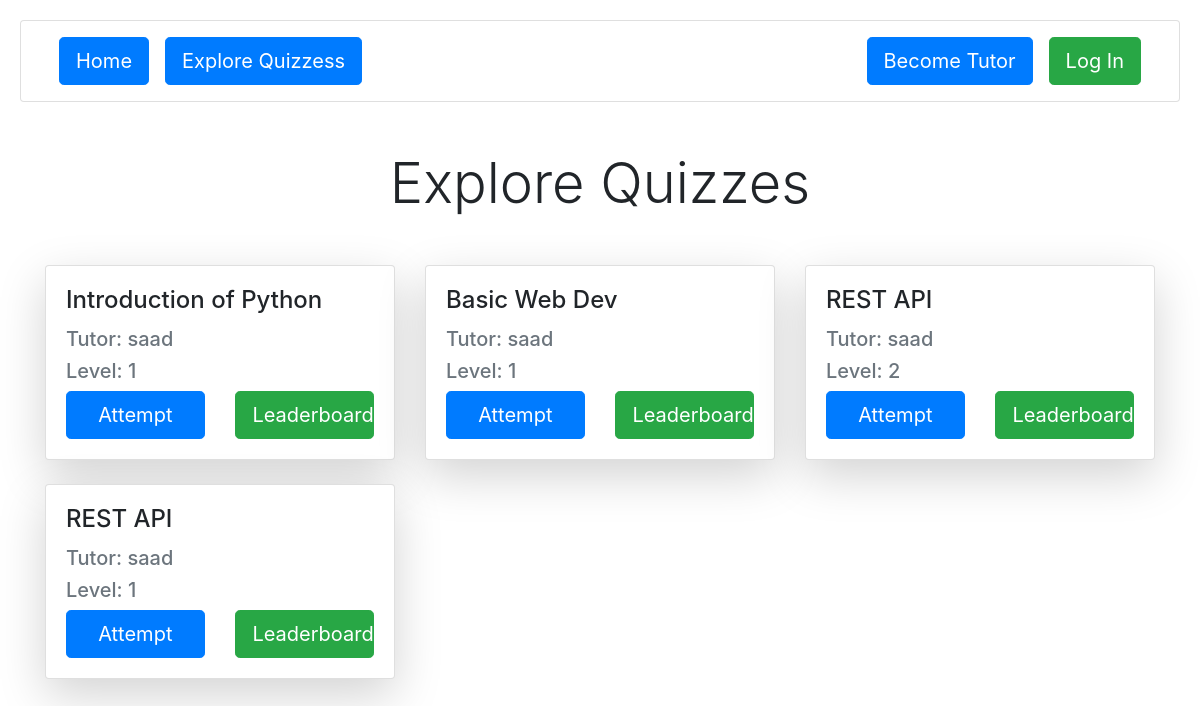
The app's page /learn/, older data.
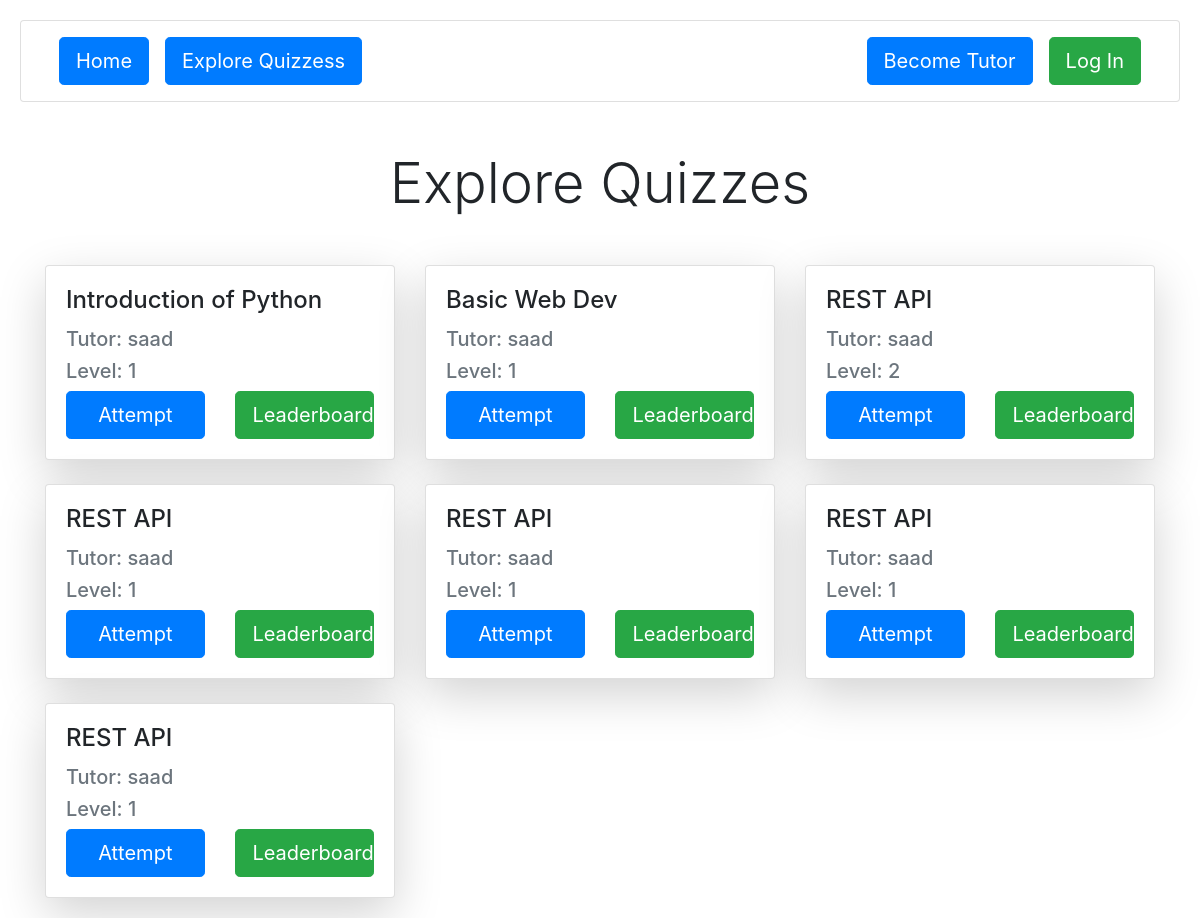
The same page, newer data.
### learn/models.py (models this page shows, shortened)
class QuestionSheet(models.Model):
    title = models.CharField(max_length=200)
    tutor = models.ForeignKey(User, on_delete=models.CASCADE, related_name="tutor")
    l = [
        (1, 1),
        (2, 2),
        (3, 3),
        (4, 4),
        (5, 5)]
    level = models.IntegerField(choices=l, default=1)

### learn/views.py (the view)
# urls.py: path('', views.explore_quizzes , name="explore-quizzes"),
def explore_quizzes(request):
    questions_sheet = QuestionSheet.objects.all()
    return render(request, 'explore_quizzes.html', {"questions": questions_sheet})

### learn/templates/explore_quizzes.html (shortened to what this page needs)
{% extends "layout.html" %}
{% block body %}
    <div class="container mt-5">
        <h1 class="display-4 text-center mb-5">Explore Quizzes</h1>
        <div class="row g-4">
            {% for question in questions %}
            <div class="col-12 col-sm-12 col-md-6 col-lg-4">
                    <div class="card h-100 shadow-lg">
                        <div class="card-body">
                            <h4 class="card-title">{{ question.title }}</h4>
                            <h5 class="text-muted mb-2">Tutor: {{ question.tutor }}</h5>
                            <h5 class="text-muted mb-2">Level: {{ question.level }}</h5>
                            <div class="edit-inspect"
                            style="
                            display: flex;
                            align-items: center;
                            justify-content: space-between;
                            ">
                                <a href="{% url 'question_sheet_by_id' question.id %}" class="btn btn-primary btn-lg mt-auto"
                                style="
                                width: 45%;
                                ">Attempt</a>
                                <a href="{% url 'leaderboard_by_id' question.id %}" class="btn btn-success btn-lg" style="
                                width: 45%;
                                ">Leaderboard</a>
                            </div>
                        </div>
                    </div>
                </div>
            {% endfor %}
        </div>
    </div>
{% endblock %}

Row changes from the older to the newer data that the page shows:
added QuestionSheet: title "REST API", tutor "saad", level "1"
added QuestionSheet: title "REST API", tutor "saad", level "1"
added QuestionSheet: title "REST API", tutor "saad", level "1"
